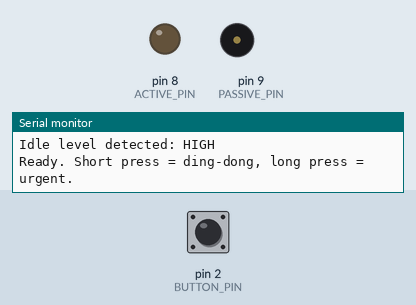
Simulated run of this sketch. Board: Arduino Uno, built with avr-gcc and run on an emulated ATmega328P. Shown: output pins drawn as LEDs (lit = HIGH), buzzer (waves = sounding), the last lines printed to the serial monitor. Dashed ring = blinking. The test bench sets the inputs (shaded band); at power-on: pin 2 (BUTTON_PIN) HIGH.

Above: at 1.2 s.
1.3 s: pin 2 (BUTTON_PIN) pulled LOW for 0.15 s
At 2.4 s:
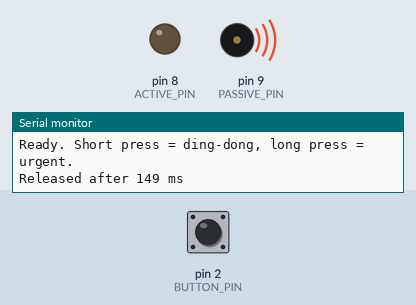
4.1 s: pin 2 (BUTTON_PIN) pulled LOW for 1 s
At 5.18 s:
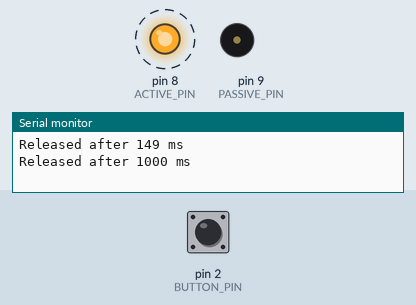
7.2 s: pin 2 (BUTTON_PIN) pulled LOW for 3.2 s
At 12.3 s:
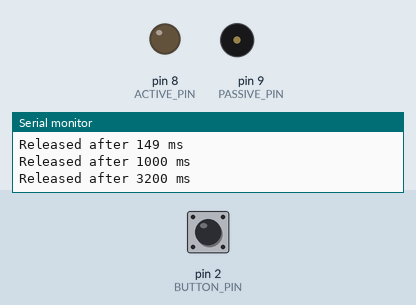
Timing chart, 0 to 13.8 s (numbered marks = the images above; inputs shaded):
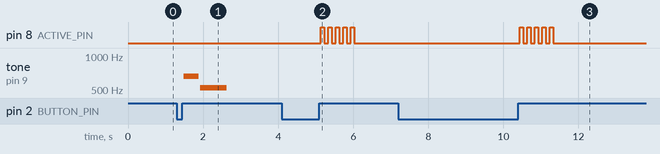

The sketch:

E01_Doorbell.ino
```cpp
// ChinarSoft - Arduino Sensor Kit, Episode 1
// Button (KY-004) + Active Buzzer (KY-012) + Passive Buzzer (KY-006): Smart Doorbell
//
// Wiring (Arduino Uno):
//   Button  S -> D2   | middle -> 5V | - -> GND
//   Active buzzer  S -> D8 | - -> GND
//   Passive buzzer S -> D9 | - -> GND
//
// Short press : "ding-dong" on the passive buzzer
// Long press  : (> 1 s) urgent beeps on the active buzzer
// No library needed.

const int BUTTON_PIN  = 2;
const int ACTIVE_PIN  = 8;
const int PASSIVE_PIN = 9;

const unsigned long DEBOUNCE_MS   = 30;
const unsigned long LONG_PRESS_MS = 1000;

int idleLevel;                    // level of the button when NOT pressed (detected at boot)
int lastReading;
int stableState;
unsigned long lastChangeMs = 0;
unsigned long pressStartMs = 0;

// Note frequencies in Hz
const int NOTE_E5 = 659;
const int NOTE_C5 = 523;

bool isPressed(int level) {
  return level != idleLevel;
}

void dingDong() {
  tone(PASSIVE_PIN, NOTE_E5, 400);
  delay(450);
  tone(PASSIVE_PIN, NOTE_C5, 700);
  delay(750);
  noTone(PASSIVE_PIN);
}

void urgentBeeps() {
  for (int i = 0; i < 5; i++) {
    digitalWrite(ACTIVE_PIN, HIGH);   // active buzzer makes its own tone
    delay(100);
    digitalWrite(ACTIVE_PIN, LOW);
    delay(100);
  }
}

void setup() {
  Serial.begin(9600);
  pinMode(BUTTON_PIN, INPUT_PULLUP);
  pinMode(ACTIVE_PIN, OUTPUT);
  pinMode(PASSIVE_PIN, OUTPUT);

  // Some KY-004 boards read HIGH when idle, some LOW. Learn it at boot.
  delay(50);
  idleLevel   = digitalRead(BUTTON_PIN);
  lastReading = idleLevel;
  stableState = idleLevel;
  Serial.print("Idle level detected: ");
  Serial.println(idleLevel == HIGH ? "HIGH" : "LOW");
  Serial.println("Ready. Short press = ding-dong, long press = urgent.");
}

void loop() {
  int reading = digitalRead(BUTTON_PIN);

  if (reading != lastReading) {
    lastChangeMs = millis();          // contact is bouncing, restart the timer
    lastReading = reading;
  }

  if (millis() - lastChangeMs > DEBOUNCE_MS && reading != stableState) {
    stableState = reading;

    if (isPressed(stableState)) {
      pressStartMs = millis();
    } else {
      unsigned long held = millis() - pressStartMs;
      Serial.print("Released after ");
      Serial.print(held);
      Serial.println(" ms");
      if (held >= LONG_PRESS_MS) urgentBeeps();
      else dingDong();
    }
  }
}
```

Measured:
- after the input at 1.3 s, tone on pin 9 (PASSIVE_PIN): silent → 659 Hz after 0.18 s, → silent 0.40 s later, → 523 Hz 0.05 s later, → silent 0.70 s later
- after the input at 4.1 s, pin 8 (ACTIVE_PIN): alternates HIGH for 0.10 s and LOW for 0.10 s, 10 changes in all, then stays LOW, starting after 1.0 s
- after the input at 7.2 s, pin 8 (ACTIVE_PIN): alternates HIGH for 0.10 s and LOW for 0.10 s, 10 changes in all, then stays LOW, starting after 3.2 s
